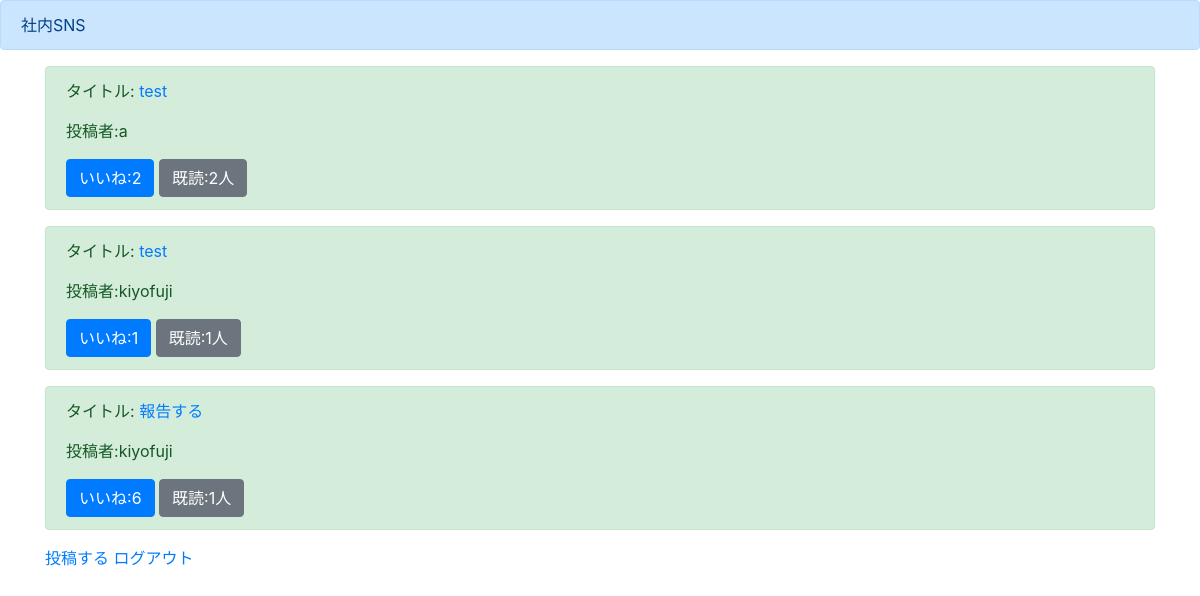
The page /list/ (signed in) on the database as committed earlier.
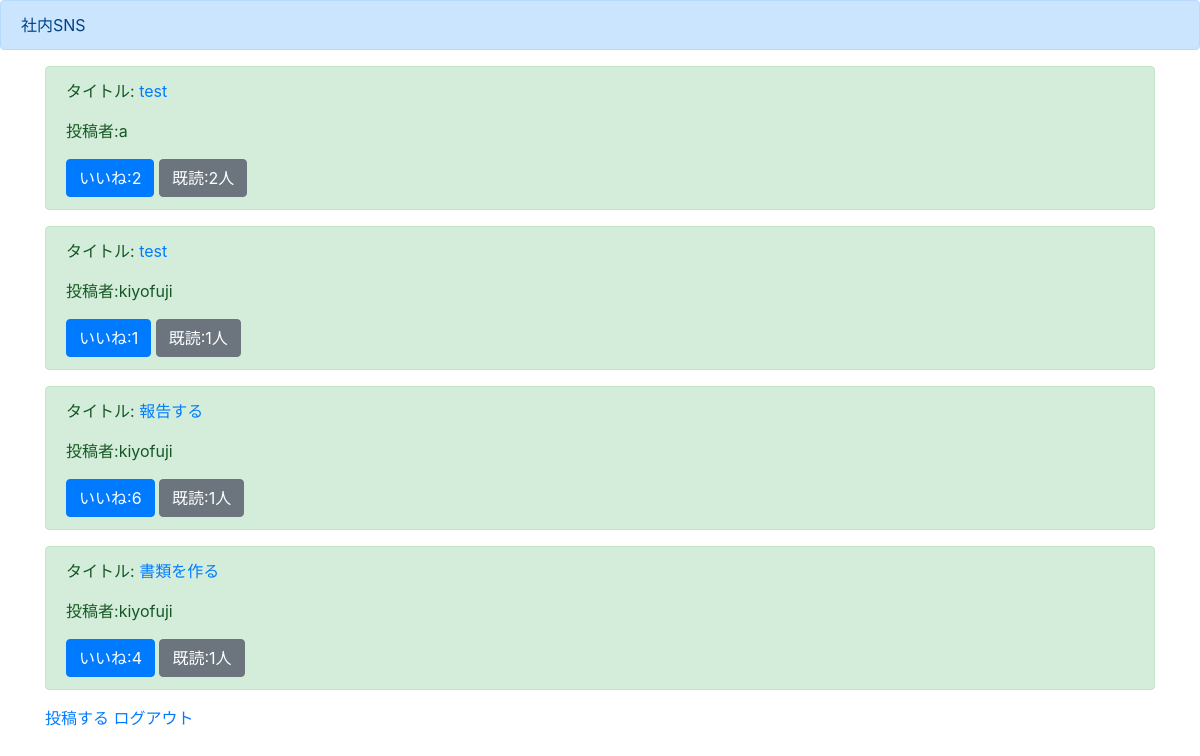
The same page on the database as committed later.
### tweetapp/models.py (models this page shows)
class TweetModel(models.Model):
  title = models.CharField(max_length=100)
  content = models.TextField()
  author = models.CharField(max_length=100)
  images = models.ImageField(upload_to = '')
  good = models.IntegerField(null=True, blank=True, default = 0)
  read = models.IntegerField(null=True, blank=True, default = 0)
  readtext = models.CharField(max_length=200, null=True, blank=True, default = 0)

### tweetapp/views.py (the view)
# urls.py: path('list/',listfunc, name = 'list'),
@login_required
def listfunc(request):
  object_list = TweetModel.objects.all()
  return render(request,'list.html',{'object_list':object_list})

### templates/list.html (shortened to what this page needs)
{% extends 'base.html' %}
{% block header %}
<div class="alert alert-primary" role="alert">
  社内SNS
</div>
{% endblock header %}
{% block content %}
<div class = 'container'>
  {% for item in object_list %}
  <div class="alert alert-success" role="alert">
    <p>タイトル: <a href = "{% url 'detail' item.pk %}">{{item.title}}</p></a>
    <p>投稿者:{{item.author}}</p>
    <a href="#" class="btn btn-primary " role="button" aria-pressed="true">いいね:{{item.good}}</a>
    <a href="#" class="btn btn-secondary " role="button" aria-pressed="true">既読:{{item.read}}人</a>
  </div>
  {% endfor %}
  <a href = "{% url 'create' %}">投稿する</a>
  <a href = "{% url 'logout' %}">ログアウト</a>
</div>
{% endblock content %}

### templates/base.html (shortened to what this page needs)
<!doctype html>
<html lang="ja">
  <head>
    <link rel="stylesheet" href="https://stackpath.bootstrapcdn.com/bootstrap/4.5.0/css/bootstrap.min.css">
  </head>
  <body>
    {% block header %}
    {% endblock header %}
    {% block content %}
    {% endblock content %}
  </body>
</html>

Rows that differ between the two databases and show on the page:
added TweetModel: title "書類を作る", author "kiyofuji", good "4", read "1"
